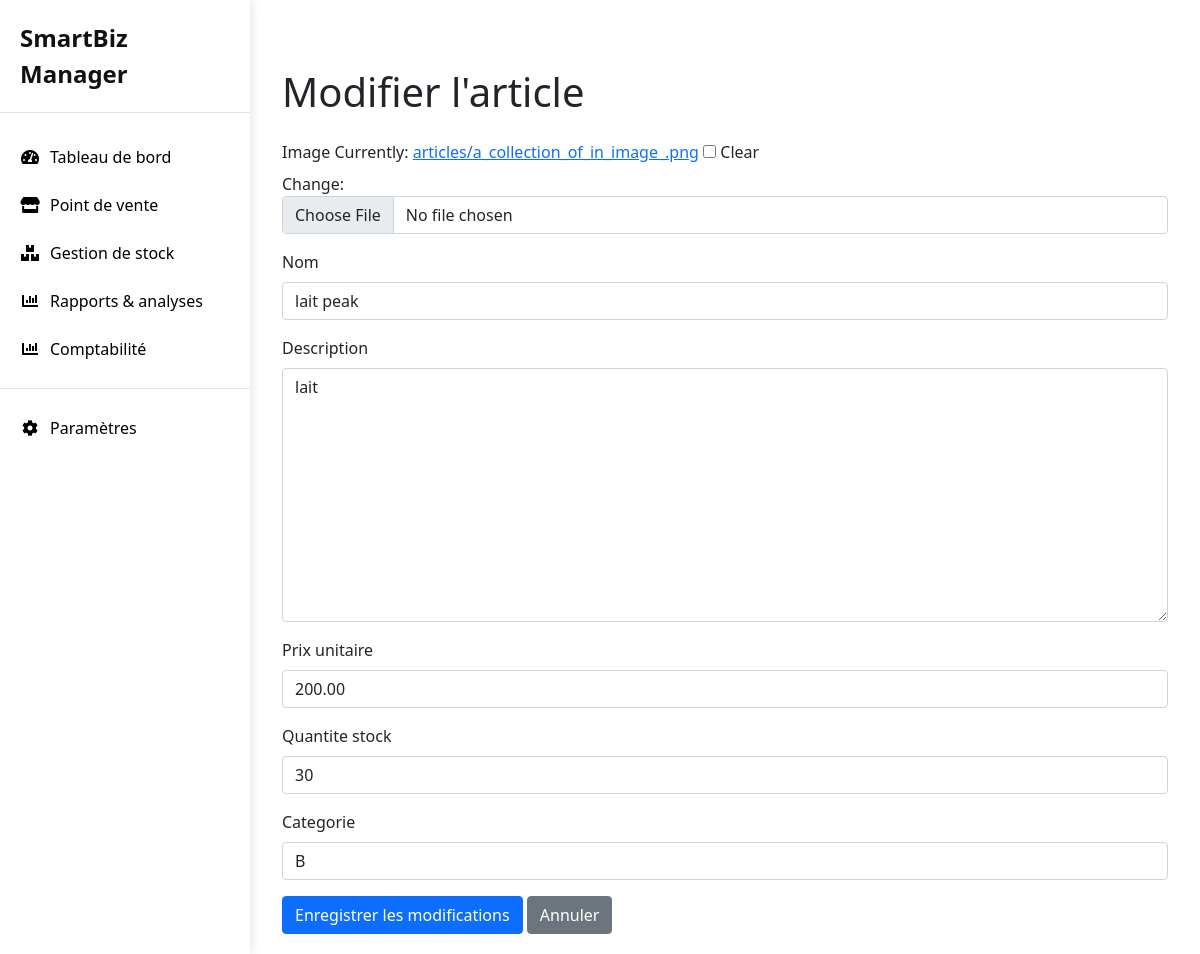
The app's page /articles/modifier/1/, older data.
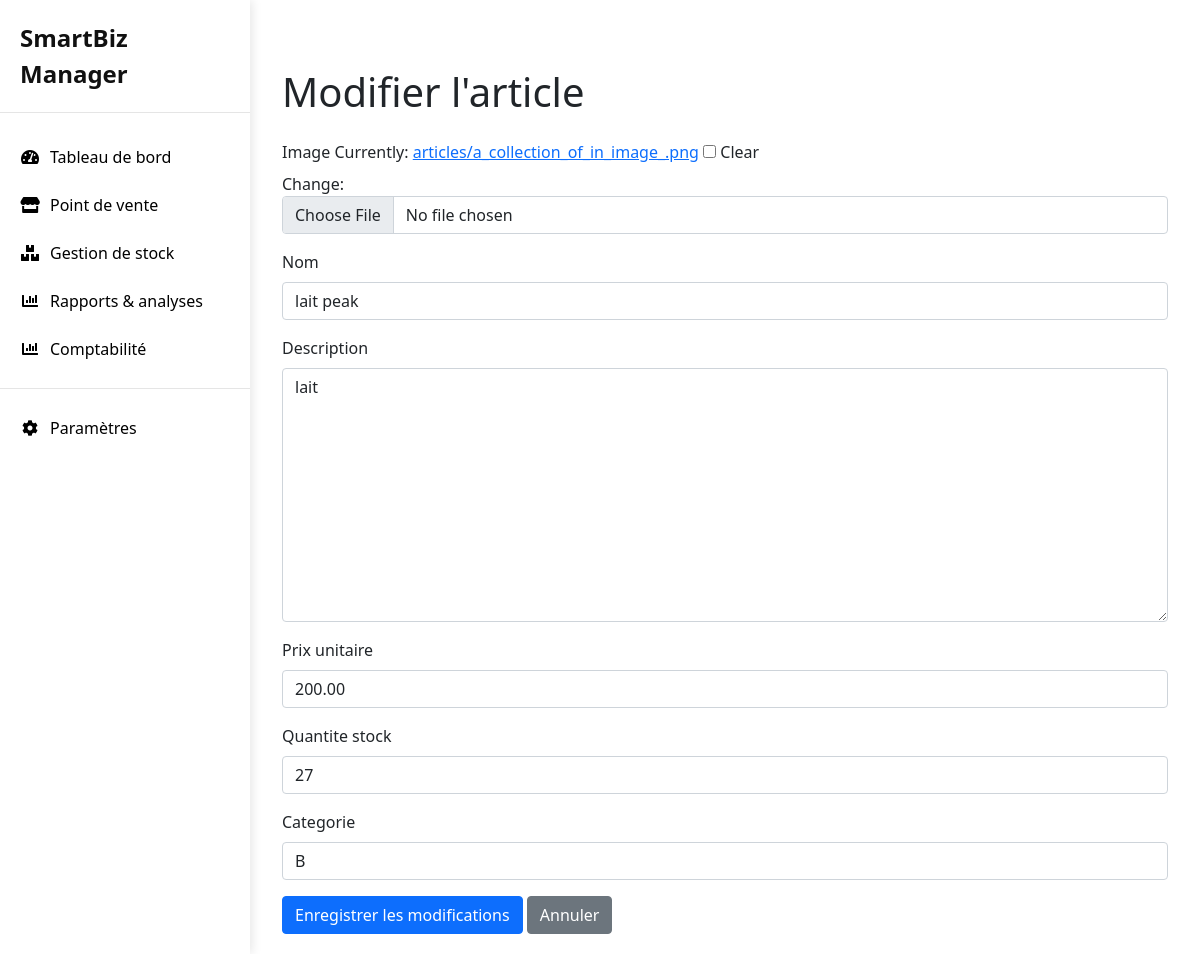
The same page, newer data.
### SmartBiz_Manager/models.py (models this page shows, shortened)
class Article(models.Model):
    image = models.ImageField(upload_to='articles/', blank=True, null=True)
    nom = models.CharField(max_length=100)
    description = models.TextField()
    prix_unitaire = models.DecimalField(max_digits=10, decimal_places=2)
    quantite_stock = models.IntegerField()
    categorie = models.CharField(max_length=50)
    date_creation = models.DateTimeField(auto_now_add=True)
    date_modification = models.DateTimeField(auto_now=True)
    class Meta:
        verbose_name = "Article"
        verbose_name_plural = "Articles"

### SmartBiz_Manager/views.py (the view)
# urls.py: path('articles/modifier/<int:pk>/', views.modifier_article, name='modifier_article'),
def modifier_article(request, pk):
    article = get_object_or_404(Article, pk=pk)
    if request.method == 'POST':
        form = ArticleForm(request.POST, request.FILES, instance=article)
        if form.is_valid():
            form.save()
            return redirect('articles')
    else:
        form = ArticleForm(instance=article)
    return render(request, 'gestion_articles/modifier_article.html', {'form': form, 'article': article})

### SmartBiz_Manager/forms.py
class ArticleForm(forms.ModelForm):
    class Meta:
        model = Article
        fields = ['image', 'nom', 'description', 'prix_unitaire', 'quantite_stock', 'categorie']

### SmartBiz_Manager/templates/gestion_articles/modifier_article.html (shortened to what this page needs)
{% extends 'base.html' %}
{% load static %}
{% load widget_tweaks %}
{% block content %}
<div class="container mt-5">
    <h1 class="mb-4">Modifier l'article</h1>
    <form method="POST" enctype="multipart/form-data">
        {% for field in form %}
        <div class="mb-3">
            <label for="{{ field.id_for_label }}" class="form-label">{{ field.label }}</label>
            {{ field|add_class:"form-control" }}
        </div>
        {% endfor %}
        <button type="submit" class="btn btn-primary">Enregistrer les modifications</button>
        <a href="{% url 'articles' %}" class="btn btn-secondary">Annuler</a>
    </form>
</div>
{% endblock %}

Row changes from the older to the newer data that the page shows:
changed Article "lait peak": quantite_stock "30" → "27"
